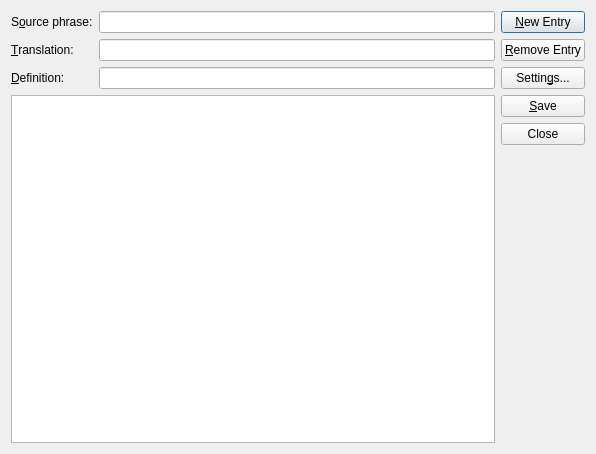
<?xml version="1.0" encoding="UTF-8"?>
<ui version="4.0">
 <comment>*********************************************************************
**
** Copyright (C) 2014 Digia Plc and/or its subsidiary(-ies).
** Contact: http://www.qt-project.org/legal
**
** This file is part of the Qt Linguist of the Qt Toolkit.
**
** $QT_BEGIN_LICENSE:LGPL$
** Commercial License Usage
** Licensees holding valid commercial Qt licenses may use this file in
** accordance with the commercial license agreement provided with the
** Software or, alternatively, in accordance with the terms contained in
** a written agreement between you and Digia.  For licensing terms and
** conditions see http://qt.digia.com/licensing.  For further information
** use the contact form at http://qt.digia.com/contact-us.
**
** GNU Lesser General Public License Usage
** Alternatively, this file may be used under the terms of the GNU Lesser
** General Public License version 2.1 as published by the Free Software
** Foundation and appearing in the file LICENSE.LGPL included in the
** packaging of this file.  Please review the following information to
** ensure the GNU Lesser General Public License version 2.1 requirements
** will be met: http://www.gnu.org/licenses/old-licenses/lgpl-2.1.html.
**
** In addition, as a special exception, Digia gives you certain additional
** rights.  These rights are described in the Digia Qt LGPL Exception
** version 1.1, included in the file LGPL_EXCEPTION.txt in this package.
**
** GNU General Public License Usage
** Alternatively, this file may be used under the terms of the GNU
** General Public License version 3.0 as published by the Free Software
** Foundation and appearing in the file LICENSE.GPL included in the
** packaging of this file.  Please review the following information to
** ensure the GNU General Public License version 3.0 requirements will be
** met: http://www.gnu.org/copyleft/gpl.html.
**
**
** $QT_END_LICENSE$
**
*********************************************************************</comment>
 <class>PhraseBookBox</class>
 <widget class="QDialog" name="PhraseBookBox">
  <property name="geometry">
   <rect>
    <x>0</x>
    <y>0</y>
    <width>596</width>
    <height>454</height>
   </rect>
  </property>
  <property name="windowTitle">
   <string>Edit Phrase Book</string>
  </property>
  <property name="whatsThis">
   <string>This window allows you to add, modify, or delete entries in a phrase book.</string>
  </property>
  <layout class="QHBoxLayout" name="hboxLayout">
   <item>
    <layout class="QVBoxLayout" name="inputsLayout">
     <item>
      <layout class="QGridLayout" name="gridLayout">
       <item row="1" column="0">
        <widget class="QLabel" name="target">
         <property name="text">
          <string>&amp;Translation:</string>
         </property>
         <property name="buddy">
          <cstring>targetLed</cstring>
         </property>
        </widget>
       </item>
       <item row="1" column="1">
        <widget class="QLineEdit" name="targetLed">
         <property name="whatsThis">
          <string>This is the phrase in the target language corresponding to the source phrase.</string>
         </property>
        </widget>
       </item>
       <item row="0" column="0">
        <widget class="QLabel" name="source">
         <property name="text">
          <string>S&amp;ource phrase:</string>
         </property>
         <property name="buddy">
          <cstring>sourceLed</cstring>
         </property>
        </widget>
       </item>
       <item row="2" column="1">
        <widget class="QLineEdit" name="definitionLed">
         <property name="whatsThis">
          <string>This is a definition for the source phrase.</string>
         </property>
        </widget>
       </item>
       <item row="0" column="1">
        <widget class="QLineEdit" name="sourceLed">
         <property name="whatsThis">
          <string>This is the phrase in the source language.</string>
         </property>
        </widget>
       </item>
       <item row="2" column="0">
        <widget class="QLabel" name="definition">
         <property name="text">
          <string>&amp;Definition:</string>
         </property>
         <property name="buddy">
          <cstring>definitionLed</cstring>
         </property>
        </widget>
       </item>
      </layout>
     </item>
     <item>
      <widget class="QTreeView" name="phraseList">
       <property name="rootIsDecorated">
        <bool>false</bool>
       </property>
       <property name="uniformRowHeights">
        <bool>true</bool>
       </property>
       <property name="itemsExpandable">
        <bool>false</bool>
       </property>
       <property name="sortingEnabled">
        <bool>true</bool>
       </property>
       <property name="expandsOnDoubleClick">
        <bool>false</bool>
       </property>
      </widget>
     </item>
    </layout>
   </item>
   <item>
    <layout class="QVBoxLayout" name="buttonLayout">
     <item>
      <widget class="QPushButton" name="newBut">
       <property name="whatsThis">
        <string>Click here to add the phrase to the phrase book.</string>
       </property>
       <property name="text">
        <string>&amp;New Entry</string>
       </property>
      </widget>
     </item>
     <item>
      <widget class="QPushButton" name="removeBut">
       <property name="whatsThis">
        <string>Click here to remove the entry from the phrase book.</string>
       </property>
       <property name="text">
        <string>&amp;Remove Entry</string>
       </property>
      </widget>
     </item>
     <item>
      <widget class="QPushButton" name="settingsBut">
       <property name="text">
        <string>Settin&amp;gs...</string>
       </property>
      </widget>
     </item>
     <item>
      <widget class="QPushButton" name="saveBut">
       <property name="whatsThis">
        <string>Click here to save the changes made.</string>
       </property>
       <property name="text">
        <string>&amp;Save</string>
       </property>
      </widget>
     </item>
     <item>
      <widget class="QPushButton" name="closeBut">
       <property name="whatsThis">
        <string>Click here to close this window.</string>
       </property>
       <property name="text">
        <string>Close</string>
       </property>
      </widget>
     </item>
     <item>
      <spacer name="spacer1">
       <property name="orientation">
        <enum>Qt::Vertical</enum>
       </property>
       <property name="sizeType">
        <enum>QSizePolicy::Expanding</enum>
       </property>
       <property name="sizeHint" stdset="0">
        <size>
         <width>20</width>
         <height>51</height>
        </size>
       </property>
      </spacer>
     </item>
    </layout>
   </item>
  </layout>
 </widget>
 <layoutdefault spacing="6" margin="11"/>
 <tabstops>
  <tabstop>sourceLed</tabstop>
  <tabstop>targetLed</tabstop>
  <tabstop>definitionLed</tabstop>
  <tabstop>newBut</tabstop>
  <tabstop>removeBut</tabstop>
  <tabstop>saveBut</tabstop>
  <tabstop>closeBut</tabstop>
 </tabstops>
 <resources/>
 <connections>
  <connection>
   <sender>closeBut</sender>
   <signal>clicked()</signal>
   <receiver>PhraseBookBox</receiver>
   <slot>reject()</slot>
   <hints>
    <hint type="sourcelabel">
     <x>545</x>
     <y>166</y>
    </hint>
    <hint type="destinationlabel">
     <x>545</x>
     <y>199</y>
    </hint>
   </hints>
  </connection>
 </connections>
</ui>
